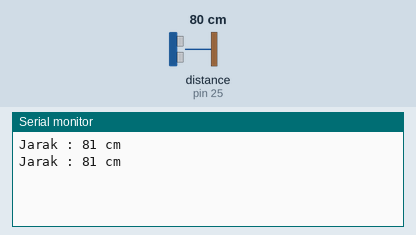
Bench run of a sketch on a simulated Arduino Uno, built with avr-gcc and run on an emulated ATmega328P. On the bench: the last lines printed to the serial monitor. The test bench sets the inputs (shaded band); at power-on: distance to the obstacle (sensor on pin 25) 80 cm. The echo pulse lasts 58.3 µs per cm.

Above: at 1.9 s.
2.0 s: distance to the obstacle (sensor on pin 25) set to 2 cm
At 3.0 s:
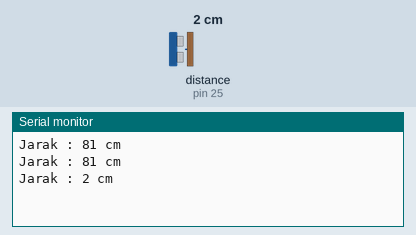
3.5 s: distance to the obstacle (sensor on pin 25) set to 4 cm
At 5.1 s:
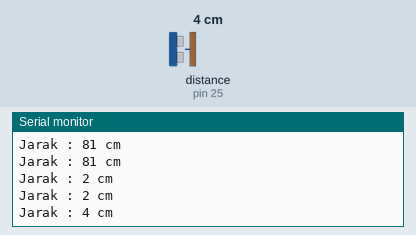
Timing chart, 0 to 6.6 s (numbered marks = the images above; inputs shaded):
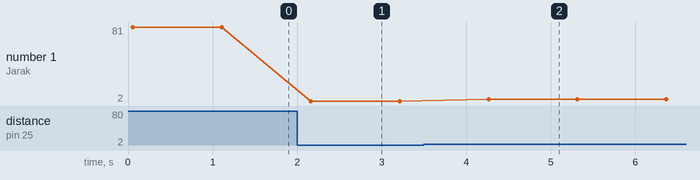

Measured:
- after the input at 2.0 s, the serial monitor: prints a new line after 0.16 s (image 1)
- after the input at 3.5 s, the serial monitor: prints a new line after 0.76 s (image 2)
- plotted number 1: 81 → 2 after the input at 2.0 s, 2 → 4 after the input at 3.5 s

The sketch:

ultrasonic_code.ino
```cpp
#include <NewPing.h>

#define Trig 26
#define Echo 25
// Maksimum jarak yang dapat diukur oleh sensor ultrasonik (dalam centimeter)
#define MAX_DISTANCE 200
int distance = 0;


NewPing sonar(Trig, Echo, MAX_DISTANCE);


void setup() {
  Serial.begin(115200);
}

void loop() {
  delay(50);
  distance = sonar.ping_cm();

  Serial.print("Jarak : ");
  Serial.print(distance);
  Serial.println(" cm");
  delay(1000);


}
```
